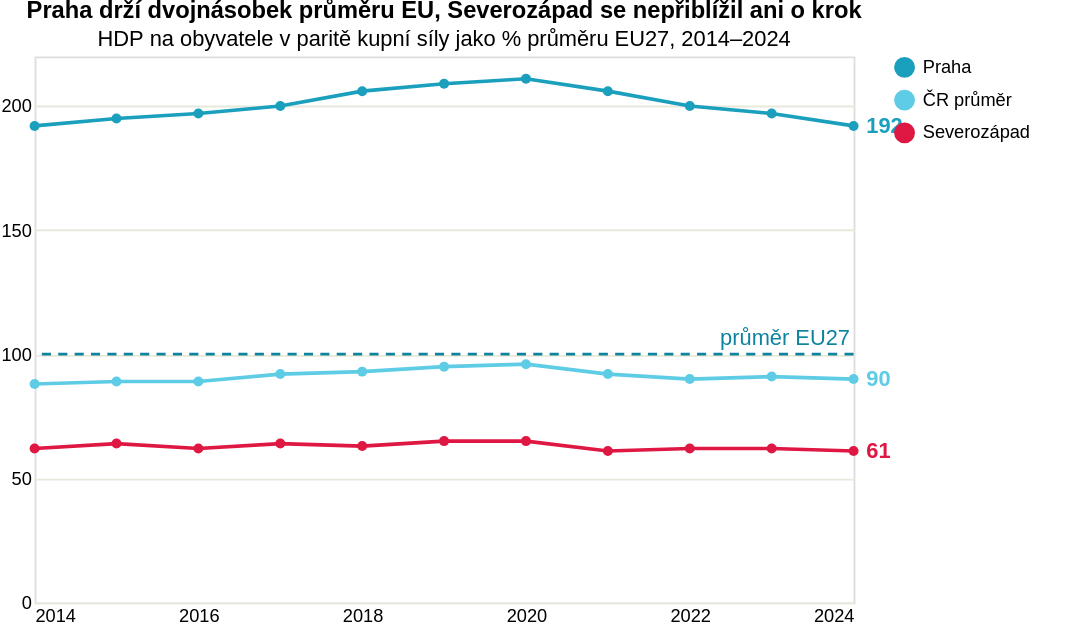

Vega-Lite specification for this chart:
### Vega-Lite specification from a JSON file in a GitHub repository (floating-point values rounded to 4 significant figures)
{"$schema": "https://vega.github.io/schema/vega-lite/v5.json", "title": {"text": "Praha drží dvojnásobek průměru EU, Severozápad se nepřiblížil ani o krok", "subtitle": "HDP na obyvatele v paritě kupní síly jako % průměru EU27, 2014–2024"}, "width": 450, "height": 300, "padding": {"right": 34}, "data": {"values": [{"rok": 2014, "region": "Praha", "gdp": 192}, {"rok": 2015, "region": "Praha", "gdp": 195}, {"rok": 2016, "region": "Praha", "gdp": 197}, {"rok": 2017, "region": "Praha", "gdp": 200}, {"rok": 2018, "region": "Praha", "gdp": 206}, {"rok": 2019, "region": "Praha", "gdp": 209}, {"rok": 2020, "region": "Praha", "gdp": 211}, {"rok": 2021, "region": "Praha", "gdp": 206}, {"rok": 2022, "region": "Praha", "gdp": 200}, {"rok": 2023, "region": "Praha", "gdp": 197}, {"rok": 2024, "region": "Praha", "gdp": 192}, {"rok": 2014, "region": "ČR průměr", "gdp": 88}, {"rok": 2015, "region": "ČR průměr", "gdp": 89}, {"rok": 2016, "region": "ČR průměr", "gdp": 89}, {"rok": 2017, "region": "ČR průměr", "gdp": 92}, {"rok": 2018, "region": "ČR průměr", "gdp": 93}, {"rok": 2019, "region": "ČR průměr", "gdp": 95}, {"rok": 2020, "region": "ČR průměr", "gdp": 96}, {"rok": 2021, "region": "ČR průměr", "gdp": 92}, {"rok": 2022, "region": "ČR průměr", "gdp": 90}, {"rok": 2023, "region": "ČR průměr", "gdp": 91}, {"rok": 2024, "region": "ČR průměr", "gdp": 90}, {"rok": 2014, "region": "Severozápad", "gdp": 62}, {"rok": 2015, "region": "Severozápad", "gdp": 64}, {"rok": 2016, "region": "Severozápad", "gdp": 62}, {"rok": 2017, "region": "Severozápad", "gdp": 64}, {"rok": 2018, "region": "Severozápad", "gdp": 63}, {"rok": 2019, "region": "Severozápad", "gdp": 65}, {"rok": 2020, "region": "Severozápad", "gdp": 65}, {"rok": 2021, "region": "Severozápad", "gdp": 61}, {"rok": 2022, "region": "Severozápad", "gdp": 62}, {"rok": 2023, "region": "Severozápad", "gdp": 62}, {"rok": 2024, "region": "Severozápad", "gdp": 61}]}, "layer": [{"data": {"values": [{}]}, "mark": {"type": "rule", "strokeDash": [5, 4], "stroke": "#0e839e", "strokeWidth": 1.5}, "encoding": {"y": {"datum": 100, "type": "quantitative"}}}, {"data": {"values": [{"rok": 2024, "ref": 100}]}, "mark": {"type": "text", "align": "right", "dx": -2, "dy": -9, "fontSize": 12, "color": "#0e839e"}, "encoding": {"x": {"field": "rok", "type": "quantitative", "scale": {"domain": [2014, 2024]}}, "y": {"field": "ref", "type": "quantitative", "scale": {"domain": [0, 220]}}, "text": {"value": "průměr EU27"}}}, {"params": [{"name": "serie", "select": {"type": "point", "fields": ["region"]}, "bind": "legend"}], "mark": {"type": "line", "point": true}, "encoding": {"x": {"field": "rok", "type": "quantitative", "title": null, "scale": {"domain": [2014, 2024]}, "axis": {"format": "d", "values": [2014, 2016, 2018, 2020, 2022, 2024], "grid": false, "domain": false, "ticks": false}}, "y": {"field": "gdp", "type": "quantitative", "title": null, "scale": {"domain": [0, 220]}, "axis": {"grid": true, "gridColor": "#e8e8dc", "domain": false, "ticks": false, "values": [0, 50, 100, 150, 200]}}, "color": {"field": "region", "type": "nominal", "scale": {"domain": ["Praha", "ČR průměr", "Severozápad"], "range": ["#1a9fbd", "#5fcce6", "#de1743"]}, "legend": {"title": null}}, "opacity": {"condition": {"param": "serie", "value": 1}, "value": 0.18}, "tooltip": [{"field": "region", "title": "Region"}, {"field": "rok", "title": "Rok", "format": "d"}, {"field": "gdp", "title": "HDP na obyvatele (% průměru EU)", "format": "d"}]}}, {"transform": [{"filter": "datum.rok == 2024"}], "mark": {"type": "text", "align": "left", "dx": 7, "fontSize": 12, "fontWeight": "bold"}, "encoding": {"x": {"field": "rok", "type": "quantitative", "scale": {"domain": [2014, 2024]}}, "y": {"field": "gdp", "type": "quantitative", "scale": {"domain": [0, 220]}}, "text": {"field": "gdp", "type": "quantitative", "format": "d"}, "color": {"field": "region", "type": "nominal", "scale": {"domain": ["Praha", "ČR průměr", "Severozápad"], "range": ["#1a9fbd", "#5fcce6", "#de1743"]}, "legend": null}, "opacity": {"condition": {"param": "serie", "value": 1}, "value": 0.18}}}], "_source": "[Eurostat, regionální HDP na obyvatele v PPS (tgs00006)](https://ec.europa.eu/eurostat/databrowser/view/tgs00006/default/table?lang=en), [HDP na obyvatele ČR (tec00114)](https://ec.europa.eu/eurostat/databrowser/view/tec00114/default/table?lang=en)"}
